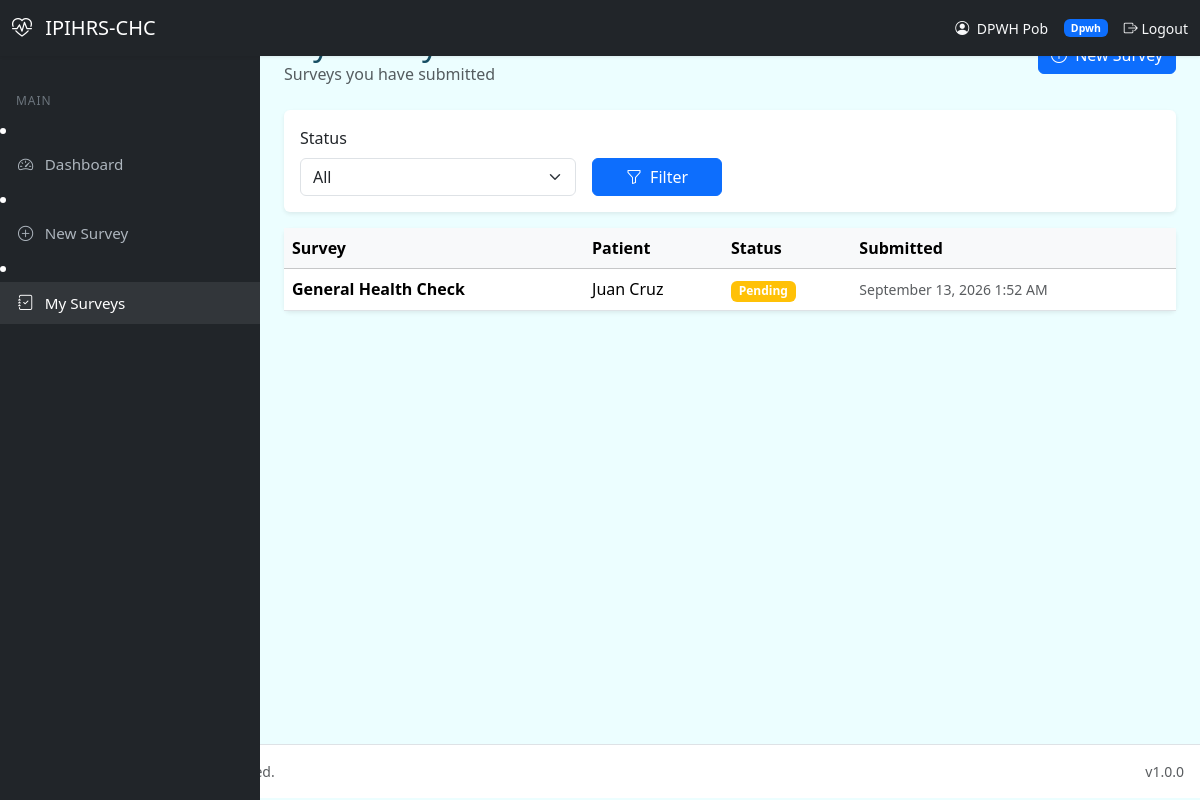
The page /dpwh/surveys_mine.php (signed in) on the database its author committed.
### tables this page shows
CREATE TABLE IF NOT EXISTS survey_results (
    result_id INT UNSIGNED AUTO_INCREMENT PRIMARY KEY,
    survey_id INT UNSIGNED NOT NULL,
    patient_id INT UNSIGNED NOT NULL,
    district_id INT UNSIGNED NOT NULL,
    conducted_by INT UNSIGNED NOT NULL,
    answers JSON NOT NULL,
    remarks TEXT NULL,
    status ENUM('pending','reviewed','flagged') NOT NULL DEFAULT 'pending',
    reviewed_by INT UNSIGNED NULL,
    reviewed_at DATETIME NULL,
    created_at DATETIME NOT NULL DEFAULT CURRENT_TIMESTAMP,
    updated_at DATETIME NOT NULL DEFAULT CURRENT_TIMESTAMP ON UPDATE CURRENT_TIMESTAMP,

    INDEX idx_survey_results_district (district_id),
    INDEX idx_survey_results_patient (patient_id),
    INDEX idx_survey_results_survey (survey_id),
    INDEX idx_survey_results_status (status),
    INDEX idx_survey_results_conducted_by (conducted_by),
    INDEX idx_survey_results_created (created_at),

    CONSTRAINT fk_survey_results_survey
        FOREIGN KEY (survey_id) REFERENCES surveys(survey_id)
        ON DELETE RESTRICT
        ON UPDATE CASCADE,

    CONSTRAINT fk_survey_results_patient
        FOREIGN KEY (patient_id) REFERENCES patients(patient_id)
        ON DELETE RESTRICT
        ON UPDATE CASCADE,

    CONSTRAINT fk_survey_results_district
        FOREIGN KEY (district_id) REFERENCES districts(district_id)
        ON DELETE RESTRICT
        ON UPDATE CASCADE,

    CONSTRAINT fk_survey_results_conducted_by
        FOREIGN KEY (conducted_by) REFERENCES users(user_id)
        ON DELETE RESTRICT
        ON UPDATE CASCADE,

    CONSTRAINT fk_survey_results_reviewed_by
        FOREIGN KEY (reviewed_by) REFERENCES users(user_id)
        ON DELETE SET NULL
        ON UPDATE CASCADE
);

CREATE TABLE IF NOT EXISTS surveys (
    survey_id INT UNSIGNED AUTO_INCREMENT PRIMARY KEY,
    survey_name VARCHAR(150) NOT NULL,
    description TEXT NULL,
    survey_type VARCHAR(80) NULL,
    district_id INT UNSIGNED NULL,
    created_by INT UNSIGNED NOT NULL,
    is_active TINYINT(1) NOT NULL DEFAULT 1,
    created_at DATETIME NOT NULL DEFAULT CURRENT_TIMESTAMP,
    updated_at DATETIME NOT NULL DEFAULT CURRENT_TIMESTAMP ON UPDATE CURRENT_TIMESTAMP,

    INDEX idx_surveys_district (district_id),
    INDEX idx_surveys_active (is_active),

    CONSTRAINT fk_surveys_district
        FOREIGN KEY (district_id) REFERENCES districts(district_id)
        ON DELETE SET NULL
        ON UPDATE CASCADE,

    CONSTRAINT fk_surveys_created_by
        FOREIGN KEY (created_by) REFERENCES users(user_id)
        ON DELETE RESTRICT
        ON UPDATE CASCADE
);

### includes/helpers.php (called while the page is built, shortened)
<?php
if (!function_exists('url')) {
    function url(string $path = ''): string {
        return rtrim(APP_URL, '/\\') . '/' . ltrim($path, '/\\');
    }
}
if (!function_exists('e')) {
    function e(?string $value): string {
        return htmlspecialchars((string)($value ?? ''), ENT_QUOTES | ENT_HTML5, 'UTF-8');
    }
}
if (!function_exists('format_datetime')) {
    function format_datetime(?string $datetime, string $format = 'F j, Y g:i A'): string {
        $timestamp = strtotime($datetime);
        return $timestamp ? date($format, $timestamp) : 'N/A';
    }
}

### dpwh/surveys_mine.php (the view, shortened to what this page needs)
<?php
require_once __DIR__ . '/../includes/helpers.php';
require_once __DIR__ . '/../includes/header.php';
$pdo = Database::getConnection();
$dpwhId = (int)($_SESSION['user_id'] ?? 0);
$page = max(1, (int)($_GET['page'] ?? 1));
$perPage = 15;
$where = 'sr.conducted_by = :dpwh_id';
$params = [':dpwh_id' => $dpwhId];
$offset = ($page - 1) * $perPage;
$stmt = $pdo->prepare("
    SELECT sr.result_id, sr.status, sr.created_at, s.survey_name,
           CONCAT(p.first_name, ' ', p.last_name) AS patient_name
    FROM survey_results sr
    JOIN surveys s ON s.survey_id = sr.survey_id
    JOIN patients p ON p.patient_id = sr.patient_id
    WHERE {$where}
    ORDER BY sr.created_at DESC
    LIMIT {$perPage} OFFSET {$offset}
");
$stmt->execute($params);
$results = $stmt->fetchAll();
require_once __DIR__ . '/../includes/sidebar.php';
?>
<div class="main-content">
    <div class="d-flex flex-column flex-md-row justify-content-between align-items-md-center mb-4 gap-2">
        <div>
            <h2 class="mb-0">My Surveys</h2>
            <p class="text-muted mb-0">Surveys you have submitted</p>
        </div>
        <a href="<?= e(url('dpwh/surveys_new.php')) ?>" class="btn btn-primary">
        </a>
    </div>
    <div class="card border-0 shadow-sm mb-3">
        <div class="card-body">
            <form method="GET" action="" class="row g-3 align-items-end">
                <div class="col-md-4">
                    <label for="status" class="form-label">Status</label>
                    <select class="form-select" id="status" name="status">
                        <option value="">All</option>
                    </select>
                </div>
                <div class="col-md-2">
                    <button type="submit" class="btn btn-primary w-100">
                        <i class="bi bi-funnel me-1"></i> Filter
                    </button>
                </div>
            </form>
        </div>
    </div>
    <div class="card border-0 shadow-sm">
        <div class="card-body p-0">
            <div class="table-responsive">
                <table class="table table-hover align-middle mb-0">
                    <thead class="table-light">
                        <tr>
                            <th>Survey</th>
                            <th>Patient</th>
                            <th>Status</th>
                            <th>Submitted</th>
                        </tr>
                    </thead>
                    <tbody>
                        <?php if (!$results): ?>
                            <tr><td colspan="4" class="text-center text-muted py-4">No surveys found.</td></tr>
                        <?php else: ?>
                            <?php foreach ($results as $r): ?>
                                <tr>
                                    <td class="fw-semibold"><?= e($r['survey_name']) ?></td>
                                    <td><?= e($r['patient_name']) ?></td>
                                    <td>
                                        <span class="badge bg-<?= $r['status'] === 'pending' ? 'warning' : ($r['status'] === 'reviewed' ? 'success' : 'danger') ?>">
                                            <?= e(ucfirst($r['status'])) ?>
                                        </span>
                                    </td>
                                    <td class="small text-muted"><?= e(format_datetime($r['created_at'])) ?></td>
                                </tr>
                            <?php endforeach; ?>
                        <?php endif; ?>
                    </tbody>
                </table>
            </div>
        </div>
    </div>
</div>
<?php require_once __DIR__ . '/../includes/footer.php'; ?>

### assets/css/app.css (style rules this page uses)
:root { --primary: #0284c7; --primary-dark: #026aa7; --color-primary: #0891b2; --color-primary-dark: #0e7490; --color-secondary: #22d3ee; --color-accent: #059669; --color-background: #ecfeff; --color-foreground: #164e63; --color-card: #ffffff; --color-card-foreground: #164e63; --color-muted: #e8f1f6; --color-muted-foreground: #475569; --color-border: #a5f3fc; --color-ring: #0891b2; --color-danger: #dc2626; --color-danger-foreground: #ffffff; --shadow-soft: 0 10px 40px rgba(8, 145, 178, 0.08); --shadow-card: 0 1px 2px rgba(15, 23, 42, 0.04), 0 6px 24px rgba(8, 145, 178, 0.06); --radius: 1.25rem; }
* { box-sizing: border-box; }
body { font-family: 'Figtree', system-ui, -apple-system, Segoe UI, Roboto, Helvetica, Arial, sans-serif; background: var(--color-background); color: var(--color-foreground); min-height: 100vh; margin: 0; }
.main-content { margin-left: 260px; padding: 1.5rem; min-height: calc(100vh - 56px); }

### rows shown on the page
survey_results: survey.survey_name "General Health Check", patient_name "Juan Cruz", status "Pending", created_at "September 13, 2026 1:52 AM"

### other values the page prints
APP_SHORT_NAME "IPIHRS-CHC"
$currentUser['full_name'] "DPWH Pob"
$currentUser['role'] "Dpwh"
$label "Dashboard New Survey My Surveys"
APP_VERSION "1.0.0"
